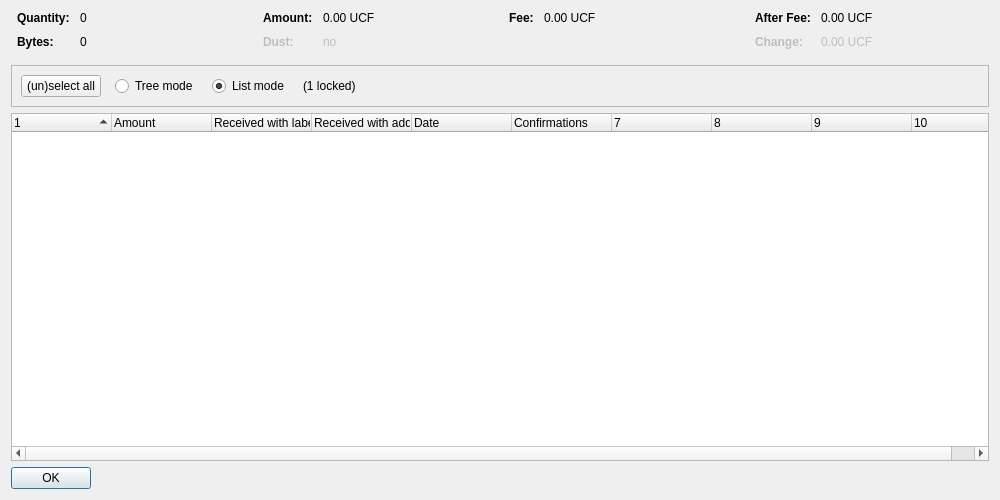
<?xml version="1.0" encoding="UTF-8"?>
<ui version="4.0">
 <class>CoinControlDialog</class>
 <widget class="QDialog" name="CoinControlDialog">
  <property name="geometry">
   <rect>
    <x>0</x>
    <y>0</y>
    <width>1000</width>
    <height>500</height>
   </rect>
  </property>
  <property name="windowTitle">
   <string>Coin Selection</string>
  </property>
  <layout class="QVBoxLayout" name="verticalLayout">
   <item>
    <layout class="QHBoxLayout" name="horizontalLayoutTop" stretch="0,0,0,0">
     <property name="topMargin">
      <number>0</number>
     </property>
     <property name="bottomMargin">
      <number>10</number>
     </property>
     <item>
      <layout class="QFormLayout" name="formLayoutCoinControl1">
       <property name="horizontalSpacing">
        <number>10</number>
       </property>
       <property name="verticalSpacing">
        <number>10</number>
       </property>
       <property name="leftMargin">
        <number>6</number>
       </property>
       <property name="rightMargin">
        <number>6</number>
       </property>
       <item row="0" column="0">
        <widget class="QLabel" name="labelCoinControlQuantityText">
         <property name="font">
          <font>
           <weight>75</weight>
           <bold>true</bold>
          </font>
         </property>
         <property name="text">
          <string>Quantity:</string>
         </property>
        </widget>
       </item>
       <item row="0" column="1">
        <widget class="QLabel" name="labelCoinControlQuantity">
         <property name="cursor">
          <cursorShape>IBeamCursor</cursorShape>
         </property>
         <property name="contextMenuPolicy">
          <enum>Qt::ActionsContextMenu</enum>
         </property>
         <property name="text">
          <string notr="true">0</string>
         </property>
         <property name="textInteractionFlags">
          <set>Qt::LinksAccessibleByMouse|Qt::TextSelectableByKeyboard|Qt::TextSelectableByMouse</set>
         </property>
        </widget>
       </item>
       <item row="1" column="0">
        <widget class="QLabel" name="labelCoinControlBytesText">
         <property name="font">
          <font>
           <weight>75</weight>
           <bold>true</bold>
          </font>
         </property>
         <property name="text">
          <string>Bytes:</string>
         </property>
        </widget>
       </item>
       <item row="1" column="1">
        <widget class="QLabel" name="labelCoinControlBytes">
         <property name="cursor">
          <cursorShape>IBeamCursor</cursorShape>
         </property>
         <property name="contextMenuPolicy">
          <enum>Qt::ActionsContextMenu</enum>
         </property>
         <property name="text">
          <string notr="true">0</string>
         </property>
         <property name="textInteractionFlags">
          <set>Qt::LinksAccessibleByMouse|Qt::TextSelectableByKeyboard|Qt::TextSelectableByMouse</set>
         </property>
        </widget>
       </item>
      </layout>
     </item>
     <item>
      <layout class="QFormLayout" name="formLayoutCoinControl2">
       <property name="horizontalSpacing">
        <number>10</number>
       </property>
       <property name="verticalSpacing">
        <number>10</number>
       </property>
       <property name="leftMargin">
        <number>6</number>
       </property>
       <property name="rightMargin">
        <number>6</number>
       </property>
       <item row="0" column="0">
        <widget class="QLabel" name="labelCoinControlAmountText">
         <property name="font">
          <font>
           <weight>75</weight>
           <bold>true</bold>
          </font>
         </property>
         <property name="text">
          <string>Amount:</string>
         </property>
        </widget>
       </item>
       <item row="0" column="1">
        <widget class="QLabel" name="labelCoinControlAmount">
         <property name="cursor">
          <cursorShape>IBeamCursor</cursorShape>
         </property>
         <property name="contextMenuPolicy">
          <enum>Qt::ActionsContextMenu</enum>
         </property>
         <property name="text">
          <string notr="true">0.00 UCF</string>
         </property>
         <property name="textInteractionFlags">
          <set>Qt::LinksAccessibleByMouse|Qt::TextSelectableByKeyboard|Qt::TextSelectableByMouse</set>
         </property>
        </widget>
       </item>
       <item row="1" column="0">
        <widget class="QLabel" name="labelCoinControlLowOutputText">
         <property name="enabled">
          <bool>false</bool>
         </property>
         <property name="font">
          <font>
           <weight>75</weight>
           <bold>true</bold>
          </font>
         </property>
         <property name="text">
          <string>Dust:</string>
         </property>
        </widget>
       </item>
       <item row="1" column="1">
        <widget class="QLabel" name="labelCoinControlLowOutput">
         <property name="enabled">
          <bool>false</bool>
         </property>
         <property name="cursor">
          <cursorShape>IBeamCursor</cursorShape>
         </property>
         <property name="contextMenuPolicy">
          <enum>Qt::ActionsContextMenu</enum>
         </property>
         <property name="text">
          <string notr="true">no</string>
         </property>
         <property name="textInteractionFlags">
          <set>Qt::LinksAccessibleByMouse|Qt::TextSelectableByKeyboard|Qt::TextSelectableByMouse</set>
         </property>
        </widget>
       </item>
      </layout>
     </item>
     <item>
      <layout class="QFormLayout" name="formLayoutCoinControl3">
       <property name="horizontalSpacing">
        <number>10</number>
       </property>
       <property name="verticalSpacing">
        <number>10</number>
       </property>
       <property name="leftMargin">
        <number>6</number>
       </property>
       <property name="rightMargin">
        <number>6</number>
       </property>
       <item row="0" column="0">
        <widget class="QLabel" name="labelCoinControlFeeText">
         <property name="font">
          <font>
           <weight>75</weight>
           <bold>true</bold>
          </font>
         </property>
         <property name="text">
          <string>Fee:</string>
         </property>
        </widget>
       </item>
       <item row="0" column="1">
        <widget class="QLabel" name="labelCoinControlFee">
         <property name="cursor">
          <cursorShape>IBeamCursor</cursorShape>
         </property>
         <property name="contextMenuPolicy">
          <enum>Qt::ActionsContextMenu</enum>
         </property>
         <property name="text">
          <string notr="true">0.00 UCF</string>
         </property>
         <property name="textInteractionFlags">
          <set>Qt::LinksAccessibleByMouse|Qt::TextSelectableByKeyboard|Qt::TextSelectableByMouse</set>
         </property>
        </widget>
       </item>
      </layout>
     </item>
     <item>
      <layout class="QFormLayout" name="formLayoutCoinControl4">
       <property name="horizontalSpacing">
        <number>10</number>
       </property>
       <property name="verticalSpacing">
        <number>10</number>
       </property>
       <property name="leftMargin">
        <number>6</number>
       </property>
       <property name="rightMargin">
        <number>6</number>
       </property>
       <item row="0" column="0">
        <widget class="QLabel" name="labelCoinControlAfterFeeText">
         <property name="font">
          <font>
           <weight>75</weight>
           <bold>true</bold>
          </font>
         </property>
         <property name="text">
          <string>After Fee:</string>
         </property>
        </widget>
       </item>
       <item row="0" column="1">
        <widget class="QLabel" name="labelCoinControlAfterFee">
         <property name="cursor">
          <cursorShape>IBeamCursor</cursorShape>
         </property>
         <property name="contextMenuPolicy">
          <enum>Qt::ActionsContextMenu</enum>
         </property>
         <property name="text">
          <string notr="true">0.00 UCF</string>
         </property>
         <property name="textInteractionFlags">
          <set>Qt::LinksAccessibleByMouse|Qt::TextSelectableByKeyboard|Qt::TextSelectableByMouse</set>
         </property>
        </widget>
       </item>
       <item row="1" column="0">
        <widget class="QLabel" name="labelCoinControlChangeText">
         <property name="enabled">
          <bool>false</bool>
         </property>
         <property name="font">
          <font>
           <weight>75</weight>
           <bold>true</bold>
          </font>
         </property>
         <property name="text">
          <string>Change:</string>
         </property>
        </widget>
       </item>
       <item row="1" column="1">
        <widget class="QLabel" name="labelCoinControlChange">
         <property name="enabled">
          <bool>false</bool>
         </property>
         <property name="cursor">
          <cursorShape>IBeamCursor</cursorShape>
         </property>
         <property name="contextMenuPolicy">
          <enum>Qt::ActionsContextMenu</enum>
         </property>
         <property name="text">
          <string notr="true">0.00 UCF</string>
         </property>
         <property name="textInteractionFlags">
          <set>Qt::LinksAccessibleByMouse|Qt::TextSelectableByKeyboard|Qt::TextSelectableByMouse</set>
         </property>
        </widget>
       </item>
      </layout>
     </item>
    </layout>
   </item>
   <item>
    <widget class="QFrame" name="frame">
     <property name="minimumSize">
      <size>
       <width>0</width>
       <height>40</height>
      </size>
     </property>
     <property name="frameShape">
      <enum>QFrame::StyledPanel</enum>
     </property>
     <property name="frameShadow">
      <enum>QFrame::Sunken</enum>
     </property>
     <layout class="QHBoxLayout" name="horizontalLayout">
      <item>
       <layout class="QHBoxLayout" name="horizontalLayoutPanel" stretch="0,0,0,0,0">
        <property name="spacing">
         <number>14</number>
        </property>
        <item>
         <widget class="QPushButton" name="pushButtonSelectAll">
          <property name="sizePolicy">
           <sizepolicy hsizetype="Maximum" vsizetype="Fixed">
            <horstretch>0</horstretch>
            <verstretch>0</verstretch>
           </sizepolicy>
          </property>
          <property name="text">
           <string>(un)select all</string>
          </property>
          <property name="autoDefault">
           <bool>false</bool>
          </property>
         </widget>
        </item>
        <item>
         <widget class="QRadioButton" name="radioTreeMode">
          <property name="sizePolicy">
           <sizepolicy hsizetype="Maximum" vsizetype="Fixed">
            <horstretch>0</horstretch>
            <verstretch>0</verstretch>
           </sizepolicy>
          </property>
          <property name="text">
           <string>Tree mode</string>
          </property>
         </widget>
        </item>
        <item>
         <widget class="QRadioButton" name="radioListMode">
          <property name="sizePolicy">
           <sizepolicy hsizetype="Maximum" vsizetype="Fixed">
            <horstretch>0</horstretch>
            <verstretch>0</verstretch>
           </sizepolicy>
          </property>
          <property name="text">
           <string>List mode</string>
          </property>
          <property name="checked">
           <bool>true</bool>
          </property>
         </widget>
        </item>
        <item>
         <widget class="QLabel" name="labelLocked">
          <property name="text">
           <string notr="true">(1 locked)</string>
          </property>
         </widget>
        </item>
        <item>
         <spacer name="horizontalSpacer">
          <property name="orientation">
           <enum>Qt::Horizontal</enum>
          </property>
          <property name="sizeHint" stdset="0">
           <size>
            <width>40</width>
            <height>20</height>
           </size>
          </property>
         </spacer>
        </item>
       </layout>
      </item>
     </layout>
    </widget>
   </item>
   <item>
    <widget class="CoinControlTreeWidget" name="treeWidget">
     <property name="contextMenuPolicy">
      <enum>Qt::CustomContextMenu</enum>
     </property>
     <property name="sortingEnabled">
      <bool>false</bool>
     </property>
     <property name="columnCount">
      <number>10</number>
     </property>
     <attribute name="headerShowSortIndicator" stdset="0">
      <bool>true</bool>
     </attribute>
     <attribute name="headerStretchLastSection">
      <bool>false</bool>
     </attribute>
     <column>
      <property name="text">
       <string/>
      </property>
     </column>
     <column>
      <property name="text">
       <string>Amount</string>
      </property>
     </column>
     <column>
      <property name="text">
       <string>Received with label</string>
      </property>
     </column>
     <column>
      <property name="text">
       <string>Received with address</string>
      </property>
     </column>
     <column>
      <property name="text">
       <string>Date</string>
      </property>
     </column>
     <column>
      <property name="text">
       <string>Confirmations</string>
      </property>
      <property name="toolTip">
       <string>Confirmed</string>
      </property>
     </column>
     <column>
      <property name="text">
       <string/>
      </property>
     </column>
     <column>
      <property name="text">
       <string/>
      </property>
     </column>
     <column>
      <property name="text">
       <string/>
      </property>
     </column>
     <column>
      <property name="text">
       <string/>
      </property>
     </column>
    </widget>
   </item>
   <item>
    <widget class="QDialogButtonBox" name="buttonBox">
     <property name="sizePolicy">
      <sizepolicy hsizetype="Maximum" vsizetype="Fixed">
       <horstretch>0</horstretch>
       <verstretch>0</verstretch>
      </sizepolicy>
     </property>
     <property name="orientation">
      <enum>Qt::Horizontal</enum>
     </property>
     <property name="standardButtons">
      <set>QDialogButtonBox::Ok</set>
     </property>
    </widget>
   </item>
  </layout>
 </widget>
 <customwidgets>
  <customwidget>
   <class>CoinControlTreeWidget</class>
   <extends>QTreeWidget</extends>
   <header>coincontroltreewidget.h</header>
  </customwidget>
 </customwidgets>
 <resources/>
 <connections/>
</ui>
